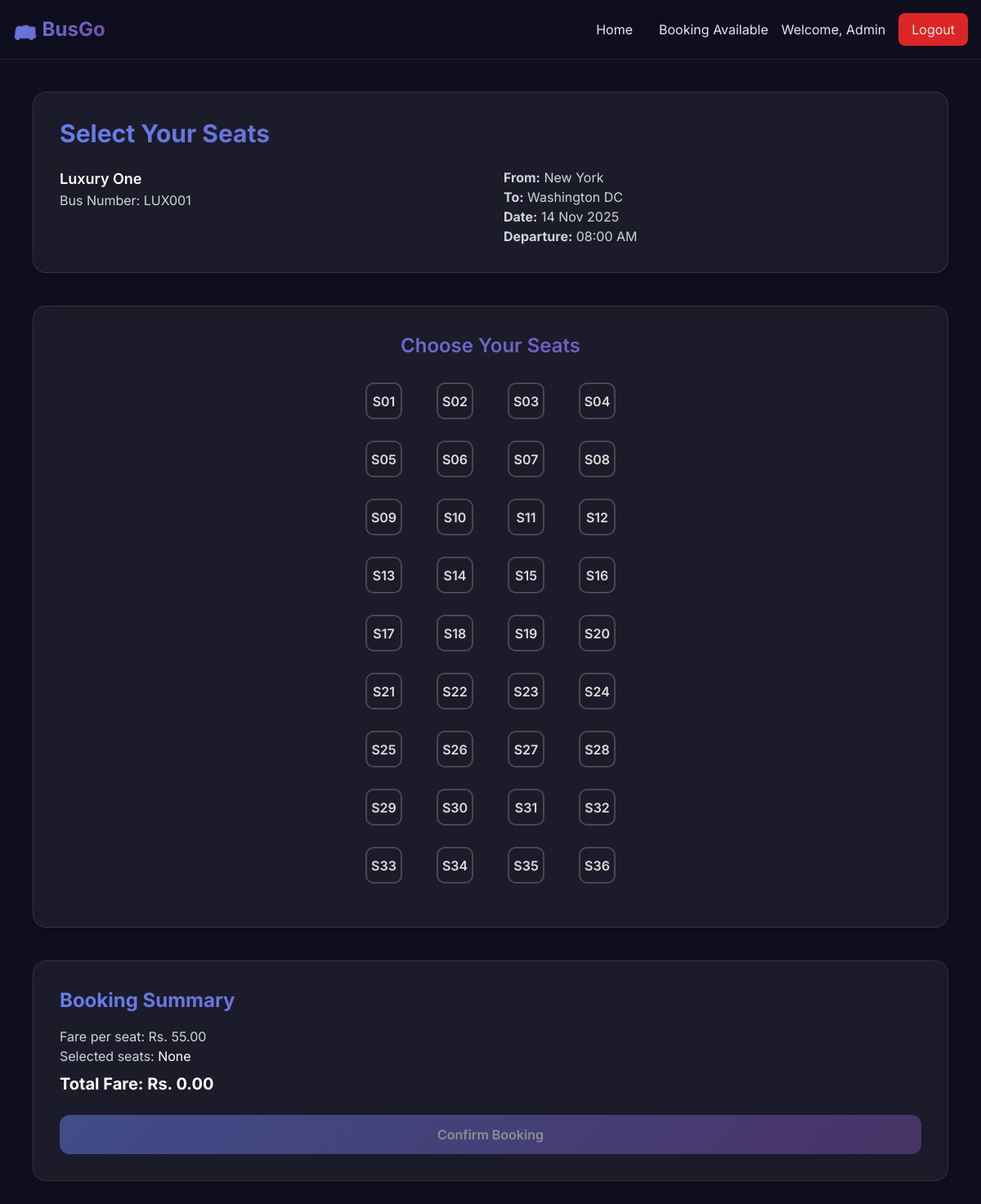
Page /book.php?bus_id=3&date=2025-11-14&from=New+York&to=Washington+DC (signed in) on the committed database.
### tables this page shows
CREATE TABLE `buses` (
  `id` int NOT NULL,
  `bus_name` varchar(100) NOT NULL,
  `bus_number` varchar(50) NOT NULL,
  `total_seats` int NOT NULL,
  `route_id` int NOT NULL,
  `created_at` timestamp NULL DEFAULT CURRENT_TIMESTAMP,
  `fare` decimal(10,2) NOT NULL DEFAULT '0.00'
);

CREATE TABLE `routes` (
  `id` int NOT NULL,
  `from_location` varchar(100) NOT NULL,
  `to_location` varchar(100) NOT NULL,
  `departure_time` time NOT NULL,
  `arrival_time` time NOT NULL,
  `fare` decimal(10,2) NOT NULL,
  `created_at` timestamp NULL DEFAULT CURRENT_TIMESTAMP
);

### book.php (the view, shortened to what this page needs)
<?php
require_once 'backend/config.php';
$bus_id = isset($_GET['bus_id']) ? (int)$_GET['bus_id'] : 0;
$date = isset($_GET['date']) ? $_GET['date'] : '';
$sql = "SELECT b.*, r.from_location, r.to_location, r.departure_time, r.arrival_time, r.fare
        FROM buses b
        JOIN routes r ON b.route_id = r.id
        WHERE b.id = ?";
$stmt = $conn->prepare($sql);
$stmt->bind_param("i", $bus_id);
$stmt->execute();
$result = $stmt->get_result();
$bus = $result->fetch_assoc();
$booked_seats = [];
?>
<!DOCTYPE html>
<html lang="en">
<head>
  <script src="https://cdn.tailwindcss.com"></script>
</head>
<body>
  <nav class="fixed top-0 left-0 w-full z-50 nav-blur border-b border-white/10">
    <div class="max-w-7xl mx-auto flex justify-between items-center p-4">
      <a href="index.php" class="text-2xl font-bold gradient-text">🚌 BusGo</a>
      <div class="flex items-center space-x-4 text-gray-200">
        <ul class="hidden md:flex space-x-8">
        <li><a href="index.php" class="hover:text-purple-400 transition">Home</a></li>
        <li><a href="available-bookings.php" class="hover:text-purple-400 transition">Booking Available</a></li>
      </ul>
        <span>Welcome, <?php echo htmlspecialchars($_SESSION['user_name']); ?></span>
        <a href="backend/logout.php" class="bg-red-600 hover:bg-red-700 px-4 py-2 rounded-lg transition">Logout</a>
      </div>
    </div>
  </nav>
  <div class="max-w-6xl mx-auto pt-28 px-4 pb-16">
    <div class="glass-card p-8 rounded-2xl mb-10 shadow-lg">
      <h2 class="text-3xl font-bold mb-6 gradient-text">Select Your Seats</h2>
      <div class="grid md:grid-cols-2 gap-8 text-gray-300">
        <div>
          <p class="text-lg font-semibold text-white"><?php echo htmlspecialchars($bus['bus_name']); ?></p>
          <p>Bus Number: <?php echo htmlspecialchars($bus['bus_number']); ?></p>
        </div>
        <div>
          <p><strong>From:</strong> <?php echo htmlspecialchars($bus['from_location']); ?></p>
          <p><strong>To:</strong> <?php echo htmlspecialchars($bus['to_location']); ?></p>
          <p><strong>Date:</strong> <?php echo date('d M Y', strtotime($date)); ?></p>
          <p><strong>Departure:</strong> <?php echo date('h:i A', strtotime($bus['departure_time'])); ?></p>
        </div>
      </div>
    </div>
    <div class="glass-card p-8 rounded-2xl mb-10 shadow-lg text-center">
      <h3 class="text-2xl font-semibold mb-6 gradient-text">Choose Your Seats</h3>
      <div id="seatMap" class="inline-block">
        <?php
        $total_seats = $bus['total_seats'];
        $rows = ceil($total_seats / 4);
        for ($i = 0; $i < $rows; $i++) {
          echo '<div class="flex justify-center gap-8 mb-4">';
          for ($j = 0; $j < 4; $j++) {
            $seat_num = ($i * 4) + $j + 1;
            if ($seat_num <= $total_seats) {
              $seat_label = 'S' . str_pad($seat_num, 2, '0', STR_PAD_LEFT);
              $booked = in_array($seat_label, $booked_seats) ? ' booked' : '';
              echo "<div class='seat$booked' data-seat='$seat_label'>$seat_label</div>";
            }
          }
          echo '</div>';
        }
        ?>
      </div>
    </div>
    <div class="glass-card p-8 rounded-2xl shadow-lg">
      <h3 class="text-2xl font-bold mb-4 gradient-text">Booking Summary</h3>
      <div class="mb-6 text-gray-300">
        <p>Fare per seat: Rs. <span id="farePerSeat"><?php echo number_format($bus['fare'], 2); ?></span></p>
        <p>Selected seats: <span id="selectedSeatsText" class="text-white">None</span></p>
        <p class="text-xl font-bold mt-2 text-white">Total Fare: Rs. <span id="totalAmount">0.00</span></p>
      </div>
      <form id="bookingForm" action="backend/process-booking.php" method="POST">
        <button type="submit" id="bookButton" disabled
          class="w-full py-3 rounded-xl font-semibold text-white gradient-bg hover:shadow-lg hover:shadow-purple-500/40 transition disabled:opacity-50 disabled:cursor-not-allowed">
          Confirm Booking
        </button>
      </form>
    </div>
  </div>
</body>
</html>

### book.php (style rules this page uses)
* { font-family: 'Inter', sans-serif; }
body { background: #0f0f1e; color: #fff; }
.gradient-text { background: linear-gradient(135deg, #667eea 0%, #764ba2 100%); -webkit-background-clip: text; -webkit-text-fill-color: transparent; background-clip: text; }
.gradient-bg { background: linear-gradient(135deg, #667eea 0%, #764ba2 100%); }
.glass-card { background: rgba(255, 255, 255, 0.05); border: 1px solid rgba(255, 255, 255, 0.1); backdrop-filter: blur(10px); }
.seat { width: 45px; height: 45px; margin: 5px; display: inline-flex; align-items: center; justify-content: center; border-radius: 10px; cursor: pointer; font-weight: 600; transition: all 0.25s ease; border: 2px solid rgba(255, 255, 255, 0.2); color: #ddd; }
.nav-blur { background: rgba(15, 15, 30, 0.9); backdrop-filter: blur(10px); }

### rows in the picture
buses: bus_name "Luxury One", bus_number "LUX001", route.from_location "New York", route.to_location "Washington DC", route.departure_time "08:00 AM", route.fare "55.00"

### other values in the picture
$_SESSION['user_name'] "Admin"
date('d M Y', strtotime($date)) "14 Nov 2025"
$seat_label "S01"
$seat_label "S02"
$seat_label "S03"
$seat_label "S04"
$seat_label "S05"
$seat_label "S06"
$seat_label "S07"
$seat_label "S08"
$seat_label "S09"
$seat_label "S10"
$seat_label "S11"
$seat_label "S12"
$seat_label "S13"
